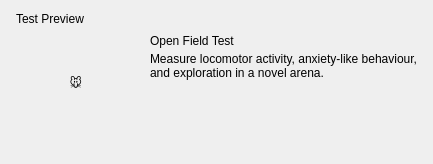
                <widget class="QFrame" name="cardPreview">
                 <property name="cssClass" stdset="0">
                  <string>card</string>
                 </property>
                 <property name="frameShape">
                  <enum>QFrame::NoFrame</enum>
                 </property>
                 <layout class="QVBoxLayout" name="layout_30">
                  <property name="spacing">
                   <number>8</number>
                  </property>
                  <property name="leftMargin">
                   <number>16</number>
                  </property>
                  <property name="topMargin">
                   <number>12</number>
                  </property>
                  <property name="rightMargin">
                   <number>16</number>
                  </property>
                  <property name="bottomMargin">
                   <number>14</number>
                  </property>
                  <item>
                   <widget class="QLabel" name="qlabel_13">
                    <property name="text">
                     <string>Test Preview</string>
                    </property>
                    <property name="cssClass" stdset="0">
                     <string>cardTitle</string>
                    </property>
                   </widget>
                  </item>
                  <item>
                   <layout class="QHBoxLayout" name="layout_31">
                    <property name="spacing">
                     <number>14</number>
                    </property>
                    <item alignment="Qt::AlignTop">
                     <widget class="QLabel" name="lblPreviewImage">
                      <property name="text">
                       <string>🐭</string>
                      </property>
                      <property name="cssClass" stdset="0">
                       <string>videoSurface</string>
                      </property>
                      <property name="alignment">
                       <set>Qt::AlignCenter</set>
                      </property>
                      <property name="minimumSize">
                       <size>
                        <width>120</width>
                        <height>96</height>
                       </size>
                      </property>
                      <property name="maximumSize">
                       <size>
                        <width>120</width>
                        <height>96</height>
                       </size>
                      </property>
                     </widget>
                    </item>
                    <item>
                     <layout class="QVBoxLayout" name="layout_32">
                      <property name="spacing">
                       <number>4</number>
                      </property>
                      <item>
                       <widget class="QLabel" name="lblPreviewTitle">
                        <property name="text">
                         <string>Open Field Test</string>
                        </property>
                        <property name="cssClass" stdset="0">
                         <string>cardTitle</string>
                        </property>
                       </widget>
                      </item>
                      <item>
                       <widget class="QLabel" name="lblPreviewText">
                        <property name="text">
                         <string>Measure locomotor activity, anxiety-like behaviour, and exploration in a novel arena.</string>
                        </property>
                        <property name="cssClass" stdset="0">
                         <string>muted</string>
                        </property>
                        <property name="wordWrap">
                         <bool>true</bool>
                        </property>
                        <property name="alignment">
                         <set>Qt::AlignLeading|Qt::AlignLeft|Qt::AlignTop</set>
                        </property>
                       </widget>
                      </item>
                      <item>
                       <spacer name="spacer_15">
                        <property name="orientation">
                         <enum>Qt::Vertical</enum>
                        </property>
                        <property name="sizeHint" stdset="0">
                         <size>
                          <width>20</width>
                          <height>20</height>
                         </size>
                        </property>
                       </spacer>
                      </item>
                     </layout>
                    </item>
                   </layout>
                  </item>
                  <item>
                   <spacer name="spacer_16">
                    <property name="orientation">
                     <enum>Qt::Vertical</enum>
                    </property>
                    <property name="sizeHint" stdset="0">
                     <size>
                      <width>20</width>
                      <height>20</height>
                     </size>
                    </property>
                   </spacer>
                  </item>
                 </layout>
                </widget>
